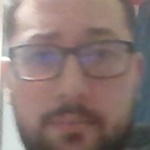
#> input picture Practica_Final/OpenCV-Authenticator/usuarios_registrados/David Ondicol/rostro_10.jpg, 150 x 150 px
$ python main_eigenfaces.py
#> lines starting #> are read from the running program, lines starting #| are printed output that depends on the picture
import cv2
import os
import numpy as np
import json

def guardar_label_map(label_map):
    with open('json/label_map.json', 'w') as file:
        json.dump(label_map, file)

def cargar_label_map():
    with open('json/label_map.json', 'r') as file:
        label_map = json.load(file)
    return label_map

def entrenar_modelo():
    data_dir = 'usuarios_registrados'
    image_paths = []
    labels = []
    label_id = 0
    label_map = {}

    for root, dirs, files in os.walk(data_dir):
        for file in files:
            if file.endswith('.jpg') or file.endswith('.png'):
                image_path = os.path.join(root, file)
                label = os.path.basename(root)

                if label not in label_map:
                    label_map[label] = label_id
                    label_id += 1

                image_paths.append(image_path)
                labels.append(label_map[label])
#> pass 2 of the loop in entrenar_modelo, `for root, dirs, files in os.walk(data_dir):`:

    face_images = []
    for image_path in image_paths:
        image = cv2.imread(image_path)
#> image is the input picture: shape (150, 150, 3); mean B, G, R 115.7, 119.3, 138
        gray = cv2.cvtColor(image, cv2.COLOR_BGR2GRAY)
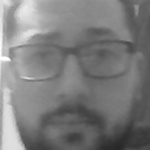
#> gray: shape (150, 150); min 38, max 255, mean 124.5
        face_images.append(gray)
#> pass 2 of the loop in entrenar_modelo, `for image_path in image_paths:`:
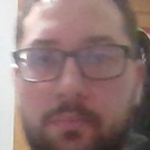
#> input picture Practica_Final/OpenCV-Authenticator/usuarios_registrados/David Ondicol/rostro_1.jpg, 150 x 150 px
#> in entrenar_modelo, image is the input picture: shape (150, 150, 3); mean B, G, R 118.2, 120.4, 145.1
#> in entrenar_modelo, `gray = cv2.cvtColor(image, cv2.COLOR_BGR2GRAY)`:
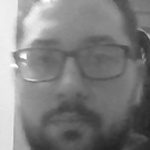
#> gray: shape (150, 150); min 34, max 255, mean 127.6
#> pass 3 of the loop in entrenar_modelo, `for image_path in image_paths:`:
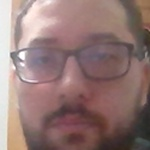
#> input picture Practica_Final/OpenCV-Authenticator/usuarios_registrados/David Ondicol/rostro_0.jpg, 150 x 150 px
#> in entrenar_modelo, image is the input picture: shape (150, 150, 3); mean B, G, R 116.4, 119.2, 146.3
#> in entrenar_modelo, `gray = cv2.cvtColor(image, cv2.COLOR_BGR2GRAY)`:
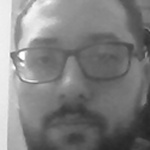
#> gray: shape (150, 150); min 35, max 254, mean 127

    recognizer = cv2.face.EigenFaceRecognizer_create()
    recognizer.train(face_images, np.array(labels, dtype=np.int32))
    recognizer.save('modelos/modelo_eigenfaces.xml')
    print("Modelo entrenado y guardado con éxito.")

    return label_map

def autenticar(label_map):
    face_cascade = cv2.CascadeClassifier('clasificadores/haarcascade_frontalface_default.xml')
    recognizer = cv2.face.EigenFaceRecognizer_create()
#> (the run stopped early here; a loop or call above may not have finished)
